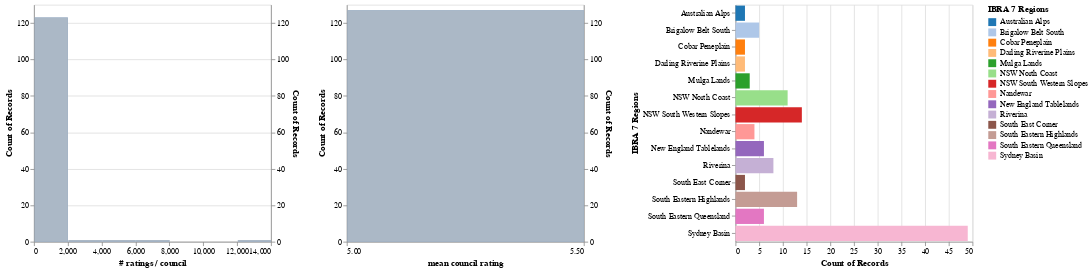

The notebook cell this image was saved under:
### Markdown cell above
Next, we look at the distribution of records per council. Each record has been automatically assigned a rating of 5/5, however we will be able to make better use of the ratings system below.

Clicking on a region in the right chart will filter the data by that region. The corresponding histogram is shown in blue, and superimposed with the histogram for the whole data (in light gray). You can use SHIFT+click to select multiple subsets.

### Code cell
users_ratings = (
    plants
    .groupby('loc_id', as_index=False)
    .agg({'rating': ['count', 'mean']})
    .flatten_cols()
    .merge(locdf, on='loc_id')
)

# Create a chart for the count, and one for the mean.
alt.hconcat(
    filtered_hist('rating count', '# ratings / council', region_filter),
    filtered_hist('rating mean', 'mean council rating', region_filter),
    region_chart,
    data=users_ratings)

### Figure 1 — Vega-Lite specification as saved in the notebook (floating-point values rounded to 4 significant figures)
{"config": {"view": {"continuousWidth": 400, "continuousHeight": 300}}, "hconcat": [{"layer": [{"mark": "bar", "encoding": {"x": {"type": "quantitative", "bin": {"maxbins": 10}, "field": "rating count", "title": "# ratings / council"}, "y": {"type": "quantitative", "aggregate": "count"}}, "transform": [{"filter": {"selection": "selector001"}}], "width": 300}, {"mark": "bar", "encoding": {"color": {"value": "lightgray"}, "opacity": {"value": 0.7}, "x": {"type": "quantitative", "bin": {"maxbins": 10}, "field": "rating count", "title": "# ratings / council"}, "y": {"type": "quantitative", "aggregate": "count"}}, "width": 300}], "resolve": {"scale": {"y": "independent"}}}, {"layer": [{"mark": "bar", "encoding": {"x": {"type": "quantitative", "bin": {"maxbins": 10}, "field": "rating mean", "title": "mean council rating"}, "y": {"type": "quantitative", "aggregate": "count"}}, "transform": [{"filter": {"selection": "selector001"}}], "width": 300}, {"mark": "bar", "encoding": {"color": {"value": "lightgray"}, "opacity": {"value": 0.7}, "x": {"type": "quantitative", "bin": {"maxbins": 10}, "field": "rating mean", "title": "mean council rating"}, "y": {"type": "quantitative", "aggregate": "count"}}, "width": 300}], "resolve": {"scale": {"y": "independent"}}}, {"mark": "bar", "encoding": {"color": {"condition": {"type": "nominal", "field": "IBRA 7 Regions", "scale": {"scheme": "category20"}, "selection": "selector001"}, "value": "lightgray"}, "x": {"type": "quantitative", "aggregate": "count"}, "y": {"type": "nominal", "field": "IBRA 7 Regions"}}, "height": 300, "selection": {"selector001": {"type": "multi", "fields": ["IBRA 7 Regions"]}}, "width": 300}], "data": {"name": "data-a8bcc2a9401d43a2e4414e60f945d710"}, "$schema": "https://vega.github.io/schema/vega-lite/v4.8.1.json", "datasets": {"data-a8bcc2a9401d43a2e4414e60f945d710": [{"loc_id": 0, "rating count": 452, "rating mean": 5, "Local Government Areas 2011": "Albury (C)", "IBRA 7 Regions": "NSW South Western Slopes"}, {"loc_id": 1, "rating count": 214, "rating mean": 5, "Local Government Areas 2011": "Armidale Dumaresq (A)", "IBRA 7 Regions": "New England Tablelands"}, {"loc_id": 2, "rating count": 8, "rating mean": 5, "Local Government Areas 2011": "Auburn (C)", "IBRA 7 Regions": "Sydney Basin"}, {"loc_id": 3, "rating count": 112, "rating mean": 5, "Local Government Areas 2011": "Ballina (A)", "IBRA 7 Regions": "South Eastern Queensland"}, {"loc_id": 4, "rating count": 838, "rating mean": 5, "Local Government Areas 2011": "Bankstown (C)", "IBRA 7 Regions": "Sydney Basin"}, {"loc_id": 5, "rating count": 312, "rating mean": 5, "Local Government Areas 2011": "Bathurst Regional (A)", "IBRA 7 Regions": "South Eastern Highlands"}, {"loc_id": 6, "rating count": 1262, "rating mean": 5, "Local Government Areas 2011": "Bega Valley (A)", "IBRA 7 Regions": "South East Corner"}, {"loc_id": 7, "rating count": 1315, "rating mean": 5, "Local Government Areas 2011": "Bellingen (A)", "IBRA 7 Regions": "NSW North Coast"}, {"loc_id": 8, "rating count": 66, "rating mean": 5, "Local Government Areas 2011": "Berrigan (A)", "IBRA 7 Regions": "Riverina"}, {"loc_id": 9, "rating count": 570, "rating mean": 5, "Local Government Areas 2011": "Blacktown (C)", "IBRA 7 Regions": "Sydney Basin"}, {"loc_id": 10, "rating count": 425, "rating mean": 5, "Local Government Areas 2011": "Blue Mountains (C)", "IBRA 7 Regions": "Sydney Basin"}, {"loc_id": 11, "rating count": 18, "rating mean": 5, "Local Government Areas 2011": "Bogan (A)", "IBRA 7 Regions": "Cobar Peneplain"}, {"loc_id": 12, "rating count": 179, "rating mean": 5, "Local Government Areas 2011": "Bombala (A)", "IBRA 7 Regions": "South Eastern Highlands"}, {"loc_id": 13, "rating count": 5, "rating mean": 5, "Local Government Areas 2011": "Botany Bay (C)", "IBRA 7 Regions": "Sydney Basin"}, {"loc_id": 14, "rating count": 30, "rating mean": 5, "Local Government Areas 2011": "Bourke (A)", "IBRA 7 Regions": "Mulga Lands"}, {"loc_id": 15, "rating count": 150, "rating mean": 5, "Local Government Areas 2011": "Byron (A)", "IBRA 7 Regions": "South Eastern Queensland"}, {"loc_id": 16, "rating count": 40, "rating mean": 5, "Local Government Areas 2011": "Cabonne (A)", "IBRA 7 Regions": "South Eastern Highlands"}, {"loc_id": 17, "rating count": 990, "rating mean": 5, "Local Government Areas 2011": "Camden (A)", "IBRA 7 Regions": "Sydney Basin"}, {"loc_id": 18, "rating count": 112, "rating mean": 5, "Local Government Areas 2011": "Campbelltown (C) (ACT)", "IBRA 7 Regions": "Sydney Basin"}, {"loc_id": 19, "rating count": 2, "rating mean": 5, "Local Government Areas 2011": "Canada Bay (A)", "IBRA 7 Regions": "Sydney Basin"}, {"loc_id": 20, "rating count": 2, "rating mean": 5, "Local Government Areas 2011": "Canterbury (C)", "IBRA 7 Regions": "Sydney Basin"}, {"loc_id": 21, "rating count": 85, "rating mean": 5, "Local Government Areas 2011": "Central Darling (A)", "IBRA 7 Regions": "Mulga Lands"}, {"loc_id": 22, "rating count": 863, "rating mean": 5, "Local Government Areas 2011": "Cessnock (C)", "IBRA 7 Regions": "Sydney Basin"}, {"loc_id": 23, "rating count": 1225, "rating mean": 5, "Local Government Areas 2011": "Clarence Valley (A)", "IBRA 7 Regions": "NSW North Coast"}, {"loc_id": 24, "rating count": 98, "rating mean": 5, "Local Government Areas 2011": "Cobar (A)", "IBRA 7 Regions": "Cobar Peneplain"}, {"loc_id": 25, "rating count": 2430, "rating mean": 5, "Local Government Areas 2011": "Coffs Harbour (C)", "IBRA 7 Regions": "NSW North Coast"}, {"loc_id": 26, "rating count": 2, "rating mean": 5, "Local Government Areas 2011": "Coolamon (A)", "IBRA 7 Regions": "NSW South Western Slopes"}, {"loc_id": 27, "rating count": 517, "rating mean": 5, "Local Government Areas 2011": "Cooma-Monaro (A)", "IBRA 7 Regions": "South Eastern Highlands"}, {"loc_id": 28, "rating count": 51, "rating mean": 5, "Local Government Areas 2011": "Corowa Shire (A)", "IBRA 7 Regions": "Riverina"}, {"loc_id": 29, "rating count": 60, "rating mean": 5, "Local Government Areas 2011": "Deniliquin (A)", "IBRA 7 Regions": "Riverina"}, {"loc_id": 30, "rating count": 9, "rating mean": 5, "Local Government Areas 2011": "Dubbo (C)", "IBRA 7 Regions": "Brigalow Belt South"}, {"loc_id": 31, "rating count": 12, "rating mean": 5, "Local Government Areas 2011": "Dungog (A)", "IBRA 7 Regions": "NSW North Coast"}, {"loc_id": 32, "rating count": 327, "rating mean": 5, "Local Government Areas 2011": "Eurobodalla (A)", "IBRA 7 Regions": "South East Corner"}, {"loc_id": 33, "rating count": 240, "rating mean": 5, "Local Government Areas 2011": "Fairfield (C)", "IBRA 7 Regions": "Sydney Basin"}, {"loc_id": 34, "rating count": 1, "rating mean": 5, "Local Government Areas 2011": "Gilgandra (A)", "IBRA 7 Regions": "Brigalow Belt South"}, {"loc_id": 35, "rating count": 3, "rating mean": 5, "Local Government Areas 2011": "Glen Innes Severn (A)", "IBRA 7 Regions": "New England Tablelands"}, {"loc_id": 36, "rating count": 448, "rating mean": 5, "Local Government Areas 2011": "Gloucester (A)", "IBRA 7 Regions": "NSW North Coast"}, {"loc_id": 37, "rating count": 583, "rating mean": 5, "Local Government Areas 2011": "Gosford (C)", "IBRA 7 Regions": "Sydney Basin"}, {"loc_id": 38, "rating count": 283, "rating mean": 5, "Local Government Areas 2011": "Goulburn Mulwaree (A)", "IBRA 7 Regions": "South Eastern Highlands"}, {"loc_id": 39, "rating count": 679, "rating mean": 5, "Local Government Areas 2011": "Great Lakes (A)", "IBRA 7 Regions": "NSW North Coast"}, {"loc_id": 40, "rating count": 61, "rating mean": 5, "Local Government Areas 2011": "Greater Hume Shire (A)", "IBRA 7 Regions": "NSW South Western Slopes"}, {"loc_id": 41, "rating count": 424, "rating mean": 5, "Local Government Areas 2011": "Greater Taree (C)", "IBRA 7 Regions": "NSW North Coast"}, {"loc_id": 42, "rating count": 59, "rating mean": 5, "Local Government Areas 2011": "Griffith (C)", "IBRA 7 Regions": "NSW South Western Slopes"}, {"loc_id": 43, "rating count": 30, "rating mean": 5, "Local Government Areas 2011": "Gundagai (A)", "IBRA 7 Regions": "NSW South Western Slopes"}, {"loc_id": 44, "rating count": 347, "rating mean": 5, "Local Government Areas 2011": "Gunnedah (A)", "IBRA 7 Regions": "Nandewar"}, {"loc_id": 45, "rating count": 53, "rating mean": 5, "Local Government Areas 2011": "Guyra (A)", "IBRA 7 Regions": "New England Tablelands"}, {"loc_id": 46, "rating count": 100, "rating mean": 5, "Local Government Areas 2011": "Harden (A)", "IBRA 7 Regions": "NSW South Western Slopes"}, {"loc_id": 47, "rating count": 415, "rating mean": 5, "Local Government Areas 2011": "Hawkesbury (C)", "IBRA 7 Regions": "Sydney Basin"}, {"loc_id": 48, "rating count": 63, "rating mean": 5, "Local Government Areas 2011": "Holroyd (C)", "IBRA 7 Regions": "Sydney Basin"}, {"loc_id": 49, "rating count": 549, "rating mean": 5, "Local Government Areas 2011": "Hornsby (A)", "IBRA 7 Regions": "Sydney Basin"}, {"loc_id": 50, "rating count": 39, "rating mean": 5, "Local Government Areas 2011": "Hurstville (C)", "IBRA 7 Regions": "Sydney Basin"}, {"loc_id": 51, "rating count": 14, "rating mean": 5, "Local Government Areas 2011": "Inverell (A)", "IBRA 7 Regions": "Nandewar"}, {"loc_id": 52, "rating count": 59, "rating mean": 5, "Local Government Areas 2011": "Jerilderie (A)", "IBRA 7 Regions": "Riverina"}, {"loc_id": 53, "rating count": 112, "rating mean": 5, "Local Government Areas 2011": "Kempsey (A)", "IBRA 7 Regions": "NSW North Coast"}, {"loc_id": 54, "rating count": 96, "rating mean": 5, "Local Government Areas 2011": "Kiama (A)", "IBRA 7 Regions": "Sydney Basin"}, {"loc_id": 55, "rating count": 108, "rating mean": 5, "Local Government Areas 2011": "Kogarah (C)", "IBRA 7 Regions": "Sydney Basin"}, {"loc_id": 56, "rating count": 824, "rating mean": 5, "Local Government Areas 2011": "Ku-ring-gai (A)", "IBRA 7 Regions": "Sydney Basin"}, {"loc_id": 57, "rating count": 23, "rating mean": 5, "Local Government Areas 2011": "Kyogle (A)", "IBRA 7 Regions": "South Eastern Queensland"}, {"loc_id": 58, "rating count": 57, "rating mean": 5, "Local Government Areas 2011": "Lachlan (A)", "IBRA 7 Regions": "NSW South Western Slopes"}, {"loc_id": 59, "rating count": 735, "rating mean": 5, "Local Government Areas 2011": "Lake Macquarie (C)", "IBRA 7 Regions": "Sydney Basin"}, {"loc_id": 60, "rating count": 22, "rating mean": 5, "Local Government Areas 2011": "Lane Cove (A)", "IBRA 7 Regions": "Sydney Basin"}, {"loc_id": 61, "rating count": 24, "rating mean": 5, "Local Government Areas 2011": "Leichhardt (A)", "IBRA 7 Regions": "Sydney Basin"}, {"loc_id": 62, "rating count": 297, "rating mean": 5, "Local Government Areas 2011": "Lismore (C)", "IBRA 7 Regions": "South Eastern Queensland"}, {"loc_id": 63, "rating count": 479, "rating mean": 5, "Local Government Areas 2011": "Lithgow (C)", "IBRA 7 Regions": "South Eastern Highlands"}, {"loc_id": 64, "rating count": 721, "rating mean": 5, "Local Government Areas 2011": "Liverpool (C)", "IBRA 7 Regions": "Sydney Basin"}, {"loc_id": 65, "rating count": 1, "rating mean": 5, "Local Government Areas 2011": "Liverpool Plains (A)", "IBRA 7 Regions": "Nandewar"}, {"loc_id": 66, "rating count": 45, "rating mean": 5, "Local Government Areas 2011": "Maitland (C)", "IBRA 7 Regions": "Sydney Basin"}, {"loc_id": 67, "rating count": 180, "rating mean": 5, "Local Government Areas 2011": "Manly (A)", "IBRA 7 Regions": "Sydney Basin"}, {"loc_id": 68, "rating count": 48, "rating mean": 5, "Local Government Areas 2011": "Marrickville (A)", "IBRA 7 Regions": "Sydney Basin"}, {"loc_id": 69, "rating count": 179, "rating mean": 5, "Local Government Areas 2011": "Mid-Western Regional (A)", "IBRA 7 Regions": "NSW South Western Slopes"}, {"loc_id": 70, "rating count": 5559, "rating mean": 5, "Local Government Areas 2011": "Moira (S)", "IBRA 7 Regions": "Riverina"}, {"loc_id": 71, "rating count": 268, "rating mean": 5, "Local Government Areas 2011": "Moree Plains (A)", "IBRA 7 Regions": "Darling Riverine Plains"}, {"loc_id": 72, "rating count": 92, "rating mean": 5, "Local Government Areas 2011": "Mosman (A)", "IBRA 7 Regions": "Sydney Basin"}, {"loc_id": 73, "rating count": 12216, "rating mean": 5, "Local Government Areas 2011": "Murray (A)", "IBRA 7 Regions": "Riverina"}, {"loc_id": 74, "rating count": 141, "rating mean": 5, "Local Government Areas 2011": "Murrumbidgee (A)", "IBRA 7 Regions": "Riverina"}, {"loc_id": 75, "rating count": 51, "rating mean": 5, "Local Government Areas 2011": "Muswellbrook (A)", "IBRA 7 Regions": "Sydney Basin"}, {"loc_id": 76, "rating count": 446, "rating mean": 5, "Local Government Areas 2011": "Nambucca (A)", "IBRA 7 Regions": "NSW North Coast"}, {"loc_id": 77, "rating count": 1359, "rating mean": 5, "Local Government Areas 2011": "Narrabri (A)", "IBRA 7 Regions": "Brigalow Belt South"}, {"loc_id": 78, "rating count": 91, "rating mean": 5, "Local Government Areas 2011": "Narrandera (A)", "IBRA 7 Regions": "NSW South Western Slopes"}, {"loc_id": 79, "rating count": 204, "rating mean": 5, "Local Government Areas 2011": "Newcastle (C)", "IBRA 7 Regions": "Sydney Basin"}, {"loc_id": 80, "rating count": 33, "rating mean": 5, "Local Government Areas 2011": "North Sydney (A)", "IBRA 7 Regions": "Sydney Basin"}, {"loc_id": 81, "rating count": 114, "rating mean": 5, "Local Government Areas 2011": "Oberon (A)", "IBRA 7 Regions": "South Eastern Highlands"}, {"loc_id": 82, "rating count": 17, "rating mean": 5, "Local Government Areas 2011": "Orange (C)", "IBRA 7 Regions": "South Eastern Highlands"}, {"loc_id": 83, "rating count": 650, "rating mean": 5, "Local Government Areas 2011": "Palerang (A)", "IBRA 7 Regions": "South Eastern Highlands"}, {"loc_id": 84, "rating count": 273, "rating mean": 5, "Local Government Areas 2011": "Parramatta (C)", "IBRA 7 Regions": "Sydney Basin"}, {"loc_id": 85, "rating count": 6177, "rating mean": 5, "Local Government Areas 2011": "Penrith (C)", "IBRA 7 Regions": "Sydney Basin"}, {"loc_id": 86, "rating count": 300, "rating mean": 5, "Local Government Areas 2011": "Pittwater (A)", "IBRA 7 Regions": "Sydney Basin"}, {"loc_id": 87, "rating count": 1129, "rating mean": 5, "Local Government Areas 2011": "Port Macquarie-Hastings (A)", "IBRA 7 Regions": "NSW North Coast"}, {"loc_id": 88, "rating count": 626, "rating mean": 5, "Local Government Areas 2011": "Port Stephens (A)", "IBRA 7 Regions": "NSW North Coast"}, {"loc_id": 89, "rating count": 81, "rating mean": 5, "Local Government Areas 2011": "Queanbeyan (C)", "IBRA 7 Regions": "South Eastern Highlands"}, {"loc_id": 90, "rating count": 393, "rating mean": 5, "Local Government Areas 2011": "Randwick (C)", "IBRA 7 Regions": "Sydney Basin"}, {"loc_id": 91, "rating count": 437, "rating mean": 5, "Local Government Areas 2011": "Richmond Valley (A)", "IBRA 7 Regions": "South Eastern Queensland"}, {"loc_id": 92, "rating count": 486, "rating mean": 5, "Local Government Areas 2011": "Ryde (C)", "IBRA 7 Regions": "Sydney Basin"}, {"loc_id": 93, "rating count": 549, "rating mean": 5, "Local Government Areas 2011": "Shellharbour (C)", "IBRA 7 Regions": "Sydney Basin"}, {"loc_id": 94, "rating count": 1686, "rating mean": 5, "Local Government Areas 2011": "Shoalhaven (C)", "IBRA 7 Regions": "Sydney Basin"}, {"loc_id": 95, "rating count": 145, "rating mean": 5, "Local Government Areas 2011": "Singleton (A)", "IBRA 7 Regions": "Sydney Basin"}, {"loc_id": 96, "rating count": 1562, "rating mean": 5, "Local Government Areas 2011": "Snowy River (A)", "IBRA 7 Regions": "Australian Alps"}, {"loc_id": 97, "rating count": 256, "rating mean": 5, "Local Government Areas 2011": "Strathfield (A)", "IBRA 7 Regions": "Sydney Basin"}, {"loc_id": 98, "rating count": 1098, "rating mean": 5, "Local Government Areas 2011": "Sutherland Shire (A)", "IBRA 7 Regions": "Sydney Basin"}, {"loc_id": 99, "rating count": 53, "rating mean": 5, "Local Government Areas 2011": "Sydney (C)", "IBRA 7 Regions": "Sydney Basin"}, {"loc_id": 100, "rating count": 935, "rating mean": 5, "Local Government Areas 2011": "Tamworth Regional (A)", "IBRA 7 Regions": "Nandewar"}, {"loc_id": 101, "rating count": 119, "rating mean": 5, "Local Government Areas 2011": "Temora (A)", "IBRA 7 Regions": "NSW South Western Slopes"}, {"loc_id": 102, "rating count": 101, "rating mean": 5, "Local Government Areas 2011": "Tenterfield (A)", "IBRA 7 Regions": "New England Tablelands"}, {"loc_id": 103, "rating count": 1182, "rating mean": 5, "Local Government Areas 2011": "The Hills Shire (A)", "IBRA 7 Regions": "Sydney Basin"}, {"loc_id": 104, "rating count": 136, "rating mean": 5, "Local Government Areas 2011": "Tumbarumba (A)", "IBRA 7 Regions": "Australian Alps"}, {"loc_id": 105, "rating count": 48, "rating mean": 5, "Local Government Areas 2011": "Tumut Shire (A)", "IBRA 7 Regions": "NSW South Western Slopes"}, {"loc_id": 106, "rating count": 267, "rating mean": 5, "Local Government Areas 2011": "Tweed (A)", "IBRA 7 Regions": "South Eastern Queensland"}, {"loc_id": 107, "rating count": 29, "rating mean": 5, "Local Government Areas 2011": "Unincorporated ACT", "IBRA 7 Regions": "South Eastern Highlands"}, {"loc_id": 108, "rating count": 14, "rating mean": 5, "Local Government Areas 2011": "Unincorporated NSW", "IBRA 7 Regions": "Mulga Lands"}, {"loc_id": 109, "rating count": 390, "rating mean": 5, "Local Government Areas 2011": "Upper Hunter Shire (A)", "IBRA 7 Regions": "Brigalow Belt South"}, {"loc_id": 110, "rating count": 6, "rating mean": 5, "Local Government Areas 2011": "Upper Lachlan Shire (A)", "IBRA 7 Regions": "South Eastern Highlands"}, {"loc_id": 111, "rating count": 350, "rating mean": 5, "Local Government Areas 2011": "Uralla (A)", "IBRA 7 Regions": "New England Tablelands"}, {"loc_id": 112, "rating count": 480, "rating mean": 5, "Local Government Areas 2011": "Urana (A)", "IBRA 7 Regions": "NSW South Western Slopes"}, {"loc_id": 113, "rating count": 284, "rating mean": 5, "Local Government Areas 2011": "Wagga Wagga (C)", "IBRA 7 Regions": "NSW South Western Slopes"}, {"loc_id": 114, "rating count": 707, "rating mean": 5, "Local Government Areas 2011": "Wakool (A)", "IBRA 7 Regions": "Riverina"}, {"loc_id": 115, "rating count": 625, "rating mean": 5, "Local Government Areas 2011": "Walcha (A)", "IBRA 7 Regions": "New England Tablelands"}, {"loc_id": 116, "rating count": 1, "rating mean": 5, "Local Government Areas 2011": "Warren (A)", "IBRA 7 Regions": "Darling Riverine Plains"}, {"loc_id": 117, "rating count": 710, "rating mean": 5, "Local Government Areas 2011": "Warringah (A)", "IBRA 7 Regions": "Sydney Basin"}, {"loc_id": 118, "rating count": 2, "rating mean": 5, "Local Government Areas 2011": "Warrumbungle Shire (A)", "IBRA 7 Regions": "Brigalow Belt South"}, {"loc_id": 119, "rating count": 281, "rating mean": 5, "Local Government Areas 2011": "Waverley (A)", "IBRA 7 Regions": "Sydney Basin"}, {"loc_id": 120, "rating count": 177, "rating mean": 5, "Local Government Areas 2011": "Wellington (A)", "IBRA 7 Regions": "NSW South Western Slopes"}, {"loc_id": 121, "rating count": 733, "rating mean": 5, "Local Government Areas 2011": "Wingecarribee (A)", "IBRA 7 Regions": "Sydney Basin"}, {"loc_id": 122, "rating count": 1431, "rating mean": 5, "Local Government Areas 2011": "Wollondilly (A)", "IBRA 7 Regions": "Sydney Basin"}, {"loc_id": 123, "rating count": 992, "rating mean": 5, "Local Government Areas 2011": "Wollongong (C)", "IBRA 7 Regions": "Sydney Basin"}, {"loc_id": 124, "rating count": 388, "rating mean": 5, "Local Government Areas 2011": "Woollahra (A)", "IBRA 7 Regions": "Sydney Basin"}, {"loc_id": 125, "rating count": 1031, "rating mean": 5, "Local Government Areas 2011": "Wyong (A)", "IBRA 7 Regions": "Sydney Basin"}, {"loc_id": 126, "rating count": 235, "rating mean": 5, "Local Government Areas 2011": "Yass Valley (A)", "IBRA 7 Regions": "South Eastern Highlands"}]}}
